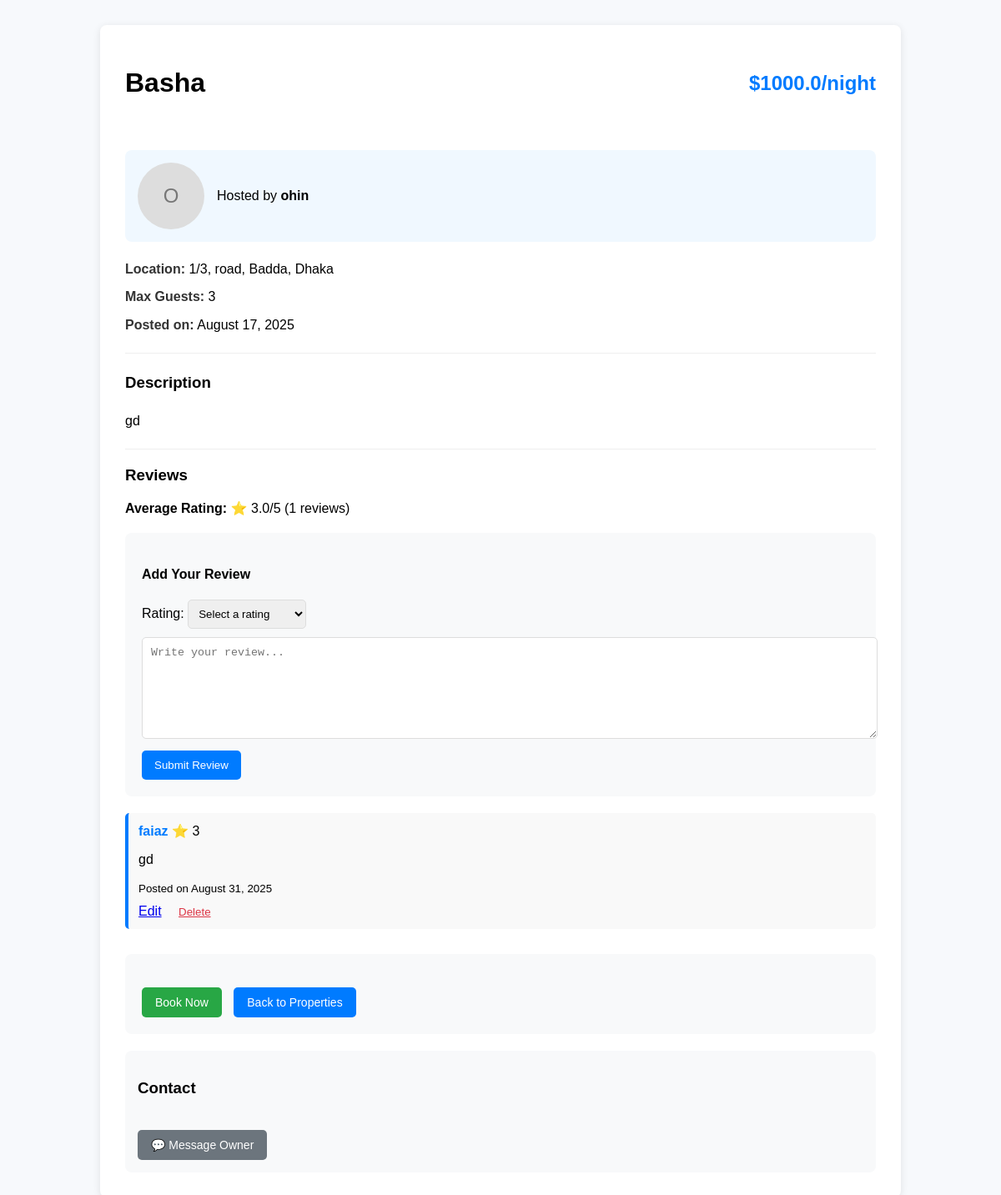
The page /property/property/1 (signed in) on the database its author committed.
### app/models/property.py (models this page shows, shortened)
class Property(db.Model):
    id = db.Column(db.Integer, primary_key=True)
    title = db.Column(db.String(120), nullable=False)
    description = db.Column(db.Text, nullable=False)
    location = db.Column(db.String(200))
    price = db.Column(db.Float, nullable=False, default=0.0)
    host_id = db.Column(db.Integer, db.ForeignKey('user.id'), nullable=False)
    max_guests = db.Column(db.Integer)
    status = db.Column(db.String(20), default='active')  # active, inactive, pending, rejected
    area = db.Column(db.String(100), nullable=False)
    city = db.Column(db.String(100), nullable=False)
    created_at = db.Column(db.DateTime, default=datetime.utcnow)
    photos = db.relationship("PropertyPhoto", back_populates="property", cascade="all, delete-orphan")
    bookings = db.relationship("Booking", back_populates="property_item", cascade="all, delete-orphan", passive_deletes=True)
    host = db.relationship("User", back_populates="hosted_properties", foreign_keys=[host_id])
    photos_rel = db.relationship('PropertyPhoto', back_populates='property', cascade="all, delete-orphan")
    reviews = db.relationship('Review', back_populates='property', cascade='all, delete-orphan')
    wishlisted_by = db.relationship("Wishlist", back_populates="property")
    def average_rating(self):
        if not self.reviews:
            return None
        return round(sum(r.rating for r in self.reviews) / len(self.reviews), 1)

### app/models/user.py (models this page shows, shortened)
class User(UserMixin, db.Model):
    __tablename__ = 'user'
    id = db.Column(db.Integer, primary_key=True)
    username = db.Column(db.String(100), nullable=False)
    email = db.Column(db.String(120), unique=True, nullable=False)
    password_hash = db.Column(db.String(128), nullable=False)
    role = db.Column(db.String(20), default='guest')
    profile_photo = db.Column(db.String(200))
    bio = db.Column(db.Text)
    date_created = db.Column(db.DateTime, default=datetime.utcnow)
    is_admin = db.Column(db.Boolean, default=False)
    hosted_properties = db.relationship('Property',back_populates='host',foreign_keys='Property.host_id',cascade='all, delete-orphan')
    bookings = db.relationship('Booking',back_populates='guest',foreign_keys='Booking.guest_id',cascade='all, delete-orphan')
    reviews = db.relationship('Review', back_populates='user', cascade='all, delete-orphan')
    wishlist = db.relationship("Wishlist", back_populates="user", cascade="all, delete-orphan")

### app/models/review.py (models this page shows)
class Review(db.Model):
    __tablename__ = 'review'
    id = db.Column(db.Integer, primary_key=True)
    rating = db.Column(db.Integer, nullable=False)  # 1–5 stars
    comment = db.Column(db.Text, nullable=True)
    created_at = db.Column(db.DateTime, default=datetime.utcnow)
    user_id = db.Column(db.Integer, db.ForeignKey('user.id'), nullable=False)
    property_id = db.Column(db.Integer, db.ForeignKey('property.id'), nullable=False)
    user = db.relationship('User', back_populates='reviews')
    property = db.relationship('Property', back_populates='reviews')

### app/routes/property.py (the view)
@property_bp.route('/property/<int:property_id>')
@login_required
def view_property(property_id):
    property = Property.query.get_or_404(property_id)
    form = ReviewForm()
    return render_template('property_details.html', property=property, form=form)

### app/forms/review_form.py
class ReviewForm(FlaskForm):
    rating = IntegerField('Rating (1-5)', validators=[DataRequired(), NumberRange(min=1, max=5)])
    comment = TextAreaField('Your Review')
    submit = SubmitField('Submit Review')

### app/models/user.py (called while the page is built)
@login_manager.user_loader
def load_user(user_id):
    return User.query.get(int(user_id))

### app/templates/property_details.html (shortened to what this page needs)
<!DOCTYPE html>
<html lang="en">
<head>
</head>
<body>
    <div class="container">
        <div class="property-header">
            <h1>{{ property.title }}</h1>
            <span class="price">${{ property.price or 0 }}/night</span>
        </div>
        <div class="host-info">
            {% if property.host.profile_photo %}
                <img src="{{ url_for('static', filename='uploads/' ~ property.host.profile_photo) }}"
                     alt="{{ property.host.username }}">
            {% else %}
                <div class="host-placeholder">{{ property.host.username[0]|upper }}</div>
            {% endif %}
            <div>
                <p>Hosted by <strong>{{ property.host.username }}</strong></p>
            </div>
        </div>
        <div class="property-info">
            <p><strong>Location:</strong> {{ property.location }}, {{ property.area }}, {{ property.city }}</p>
            <p><strong>Max Guests:</strong> {{ property.max_guests }}</p>
            <p><strong>Posted on:</strong> {{ property.created_at.strftime('%B %d, %Y') }}</p>
            <hr>
            <h3>Description</h3>
            <p>{{ property.description }}</p>
        </div>
        <hr>
        <h3>Reviews</h3>
        {% if property.average_rating() %}
            <p><strong>Average Rating:</strong> ⭐ {{ property.average_rating() }}/5 ({{ property.reviews|length }} reviews)</p>
        {% else %}
            <p>No reviews yet.</p>
        {% endif %}
        {% if current_user.is_authenticated and current_user.id != property.host_id %}
            <div class="review-form">
                <h4>Add Your Review</h4>
                <form method="POST" action="{{ url_for('review.add_review', property_id=property.id) }}">
                    <div>
                        <label for="rating">Rating:</label>
                        <select name="rating" id="rating" required>
                            <option value="">Select a rating</option>
                        </select>
                    </div>
                    <div>
                        <textarea name="comment" placeholder="Write your review..." required></textarea>
                    </div>
                    <button type="submit">Submit Review</button>
                </form>
            </div>
        {% endif %}
        {% for review in property.reviews %}
            <div class="review">
                <strong>{{ review.user.username }}</strong>
                ⭐ {{ review.rating }}
                <p>{{ review.comment }}</p>
                <small>Posted on {{ review.created_at.strftime('%B %d, %Y') }}</small>
                {% if current_user.is_authenticated and review.user_id == current_user.id %}
                    <div style="margin-top: 10px;">
                        <a href="{{ url_for('review.edit_review', review_id=review.id) }}" style="margin-right: 10px;">Edit</a>
                        <form method="POST" action="{{ url_for('review.delete_review', review_id=review.id) }}" style="display:inline;">
                            <button type="submit" onclick="return confirm('Are you sure you want to delete this review?')"
                                    style="background: none; border: none; color: #dc3545; text-decoration: underline; cursor: pointer;">
                                Delete
                            </button>
                        </form>
                    </div>
                {% endif %}
            </div>
        {% endfor %}
        <div class="booking-section">
            {% if current_user.id != property.host_id %}
                <a href="{{ url_for('booking.book_property', property_id=property.id) }}" class="btn-book">Book Now</a>
            {% else %}
                <a href="{{ url_for('property.edit_property', property_id=property.id) }}" class="btn-edit">Edit Property</a>
            {% endif %}
            <a href="{{ url_for('auth.home') }}" class="back-button">Back to Properties</a>
        </div>
        <div class="message-section">
            <h3>Contact</h3>
            {% if current_user.is_authenticated and current_user.id != property.host_id %}
                {% set booking = property.bookings
                    |selectattr("guest_id", "equalto", current_user.id)
                    |selectattr("status", "equalto", "confirmed")
                    |first %}
                {% if booking %}
                    <form method="GET" action="{{ url_for('message.message_booking', booking_id=booking.id) }}" style="display:inline;">
                        <button type="submit" class="btn-message">💬 Message Owner</button>
                    </form>
                {% endif %}
            {% endif %}
        </div>
    </div>
</body>
</html>

### app/templates/property_details.html (style rules this page uses)
body { font-family: Arial, sans-serif; margin: 0; padding: 0; background-color: #f7f9fc; }
.container { max-width: 900px; margin: 30px auto; padding: 30px; background: white; border-radius: 8px; box-shadow: 0 2px 10px rgba(0, 0, 0, 0.1); }
.property-header { display: flex; justify-content: space-between; align-items: center; margin-bottom: 20px; flex-wrap: wrap; }
.price { font-size: 1.5rem; font-weight: bold; color: #007BFF; }
.property-info { line-height: 1.6; }
.property-info p { margin: 8px 0; }
.property-info strong { color: #333; }
.back-button, .btn-book, .btn-edit, .btn-message { display: inline-block; margin-top: 20px; padding: 10px 16px; color: white; text-decoration: none; border-radius: 5px; transition: background-color 0.3s; border: none; cursor: pointer; font-size: 14px; margin-right: 10px; }
.back-button { background-color: #007BFF; }
.btn-book { background-color: #28a745; }
.btn-message { background-color: #6c757d; }
hr { border: 0; height: 1px; background-color: #eee; margin: 20px 0; }
.booking-section { margin-top: 30px; padding: 20px; background: #f8f9fa; border-radius: 8px; }
.host-info { margin: 20px 0; padding: 15px; background: #f0f8ff; border-radius: 8px; display: flex; align-items: center; gap: 15px; }
.review { margin: 15px 0; padding: 12px; background: #f9f9f9; border-left: 4px solid #007BFF; border-radius: 5px; }
.review strong { color: #007BFF; }
.review-form { margin: 20px 0; padding: 20px; background: #f8f9fa; border-radius: 8px; }
.review-form textarea { width: 100%; padding: 10px; border: 1px solid #ddd; border-radius: 5px; margin-bottom: 10px; resize: vertical; min-height: 100px; }
.review-form select { padding: 8px; border: 1px solid #ddd; border-radius: 5px; margin-bottom: 10px; }
.review-form button { background-color: #007BFF; color: white; padding: 10px 15px; border: none; border-radius: 5px; cursor: pointer; }
.message-section { margin-top: 20px; padding: 15px; background: #f8f9fa; border-radius: 8px; }
.host-placeholder { width: 80px; height: 80px; border-radius: 50%; background-color: #ddd; display: flex; align-items: center; justify-content: center; color: #777; font-size: 24px; }

### rows shown on the page
Property: title "Basha", price "1000.0", location "1/3, road", area "Badda", city "Dhaka", max_guests "3", created_at "August 17, 2025", description "gd"
User: host "O", host.username "ohin"
Review: average_rating "3.0", user.username "faiaz", rating "3", comment "gd", created_at "August 31, 2025"

### other values the page prints
{{ property.reviews|length }} "1"
